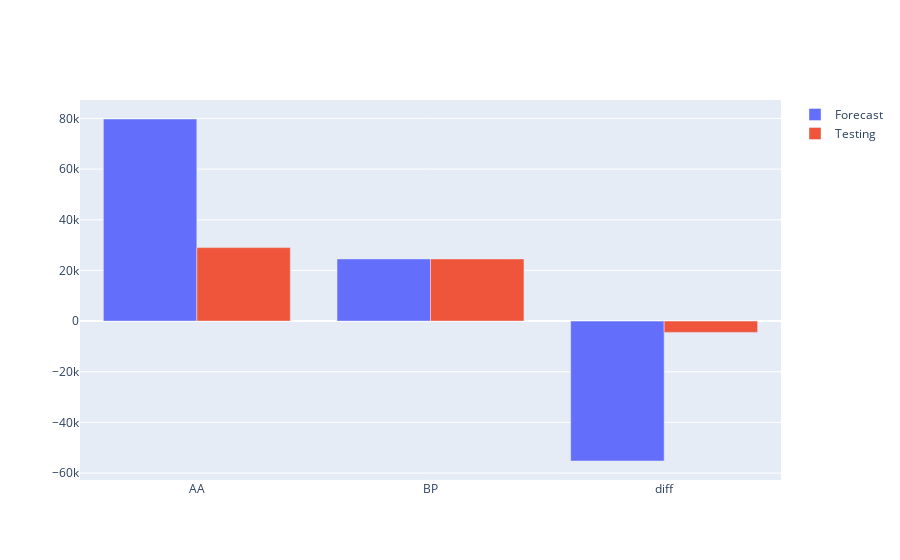

Source (notebook cell):
### Markdown cell above
Plot con un resumen

### Code cell
df = err1.merge(err2, left_index=True, right_index=True)
fig = go.Figure(data=[
    go.Bar(name='Forecast', x=df.index, y=df['Forecast']),
    go.Bar(name='Testing', x=df.index, y=df['Testing']),
])
fig.show()

### Figure 1 — Plotly figure (JSON) as saved in the notebook; plotly's stock layout.template omitted (floating-point values rounded to 4 significant figures)
{"data": [{"name": "Forecast", "type": "bar", "x": ["AA", "BP", "diff"], "y": [79775, 24537, -55238]}, {"name": "Testing", "type": "bar", "x": ["AA", "BP", "diff"], "y": [29000, 24537, -4463]}], "layout": {"autosize": true, "xaxis": {"autorange": true, "range": [-0.5, 2.5], "type": "category"}, "yaxis": {"autorange": true, "range": [-62740.0, 87280.0], "type": "linear"}}}
